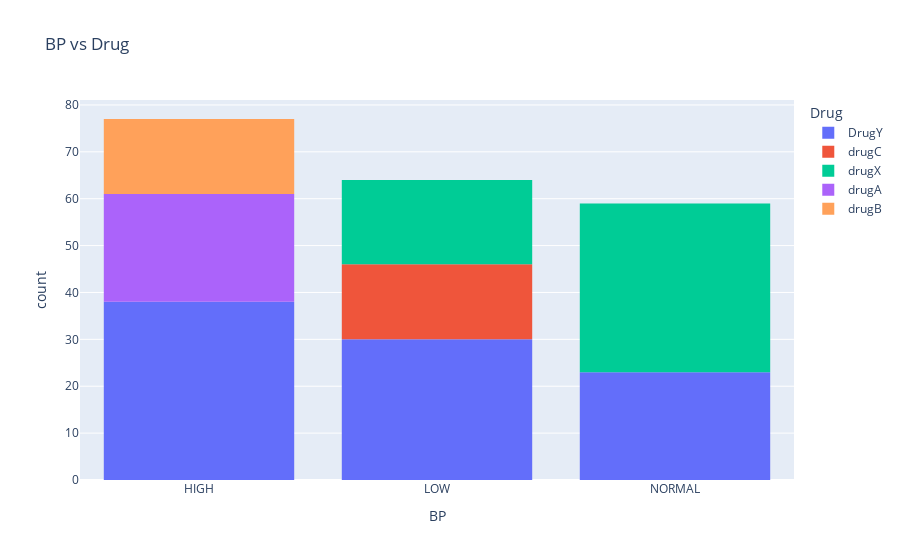

Notebook code for this chart:
### Code cell
fig = px.histogram(df, x="BP",color='Drug', title='BP vs Drug')
fig.show()

### Figure 1 — Plotly figure (JSON) as saved in the notebook; plotly's stock layout.template omitted (floating-point values rounded to 4 significant figures)
{"data": [{"alignmentgroup": "True", "bingroup": "x", "hovertemplate": "Drug=DrugY<br>BP=%{x}<br>count=%{y}<extra></extra>", "legendgroup": "DrugY", "marker": {"color": "#636efa"}, "name": "DrugY", "offsetgroup": "DrugY", "orientation": "v", "showlegend": true, "type": "histogram", "x": ["HIGH", "LOW", "NORMAL", "NORMAL", "LOW", "HIGH", "LOW", "LOW", "HIGH", "HIGH", "LOW", "NORMAL", "LOW", "LOW", "LOW", "HIGH", "HIGH", "LOW", "LOW", "HIGH", "NORMAL", "NORMAL", "NORMAL", "LOW", "HIGH", "LOW", "HIGH", "HIGH", "HIGH", "LOW", "LOW", "NORMAL", "NORMAL", "HIGH", "NORMAL", "NORMAL", "HIGH", "LOW", "HIGH", "LOW", "HIGH", "NORMAL", "NORMAL", "HIGH", "HIGH", "LOW", "LOW", "LOW", "HIGH", "HIGH", "HIGH", "HIGH", "LOW", "NORMAL", "HIGH", "HIGH", "NORMAL", "HIGH", "NORMAL", "NORMAL", "HIGH", "HIGH", "LOW", "NORMAL", "LOW", "NORMAL", "HIGH", "LOW", "HIGH", "LOW", "LOW", "HIGH", "HIGH", "LOW", "LOW", "LOW", "NORMAL", "LOW", "HIGH", "NORMAL", "NORMAL", "NORMAL", "HIGH", "HIGH", "HIGH", "NORMAL", "HIGH", "HIGH", "HIGH", "LOW", "HIGH"], "xaxis": "x", "yaxis": "y"}, {"alignmentgroup": "True", "bingroup": "x", "hovertemplate": "Drug=drugC<br>BP=%{x}<br>count=%{y}<extra></extra>", "legendgroup": "drugC", "marker": {"color": "#EF553B"}, "name": "drugC", "offsetgroup": "drugC", "orientation": "v", "showlegend": true, "type": "histogram", "x": ["LOW", "LOW", "LOW", "LOW", "LOW", "LOW", "LOW", "LOW", "LOW", "LOW", "LOW", "LOW", "LOW", "LOW", "LOW", "LOW"], "xaxis": "x", "yaxis": "y"}, {"alignmentgroup": "True", "bingroup": "x", "hovertemplate": "Drug=drugX<br>BP=%{x}<br>count=%{y}<extra></extra>", "legendgroup": "drugX", "marker": {"color": "#00cc96"}, "name": "drugX", "offsetgroup": "drugX", "orientation": "v", "showlegend": true, "type": "histogram", "x": ["NORMAL", "NORMAL", "NORMAL", "LOW", "NORMAL", "NORMAL", "LOW", "NORMAL", "NORMAL", "LOW", "NORMAL", "NORMAL", "NORMAL", "NORMAL", "NORMAL", "NORMAL", "NORMAL", "LOW", "NORMAL", "NORMAL", "LOW", "NORMAL", "NORMAL", "LOW", "NORMAL", "LOW", "NORMAL", "NORMAL", "LOW", "LOW", "NORMAL", "NORMAL", "NORMAL", "NORMAL", "NORMAL", "LOW", "LOW", "NORMAL", "NORMAL", "LOW", "LOW", "NORMAL", "LOW", "LOW", "NORMAL", "NORMAL", "NORMAL", "NORMAL", "LOW", "NORMAL", "LOW", "NORMAL", "NORMAL", "LOW"], "xaxis": "x", "yaxis": "y"}, {"alignmentgroup": "True", "bingroup": "x", "hovertemplate": "Drug=drugA<br>BP=%{x}<br>count=%{y}<extra></extra>", "legendgroup": "drugA", "marker": {"color": "#ab63fa"}, "name": "drugA", "offsetgroup": "drugA", "orientation": "v", "showlegend": true, "type": "histogram", "x": ["HIGH", "HIGH", "HIGH", "HIGH", "HIGH", "HIGH", "HIGH", "HIGH", "HIGH", "HIGH", "HIGH", "HIGH", "HIGH", "HIGH", "HIGH", "HIGH", "HIGH", "HIGH", "HIGH", "HIGH", "HIGH", "HIGH", "HIGH"], "xaxis": "x", "yaxis": "y"}, {"alignmentgroup": "True", "bingroup": "x", "hovertemplate": "Drug=drugB<br>BP=%{x}<br>count=%{y}<extra></extra>", "legendgroup": "drugB", "marker": {"color": "#FFA15A"}, "name": "drugB", "offsetgroup": "drugB", "orientation": "v", "showlegend": true, "type": "histogram", "x": ["HIGH", "HIGH", "HIGH", "HIGH", "HIGH", "HIGH", "HIGH", "HIGH", "HIGH", "HIGH", "HIGH", "HIGH", "HIGH", "HIGH", "HIGH", "HIGH"], "xaxis": "x", "yaxis": "y"}], "layout": {"barmode": "relative", "legend": {"title": {"text": "Drug"}, "tracegroupgap": 0}, "title": {"text": "BP vs Drug"}, "xaxis": {"anchor": "y", "domain": [0, 1], "title": {"text": "BP"}}, "yaxis": {"anchor": "x", "domain": [0, 1], "title": {"text": "count"}}}}
